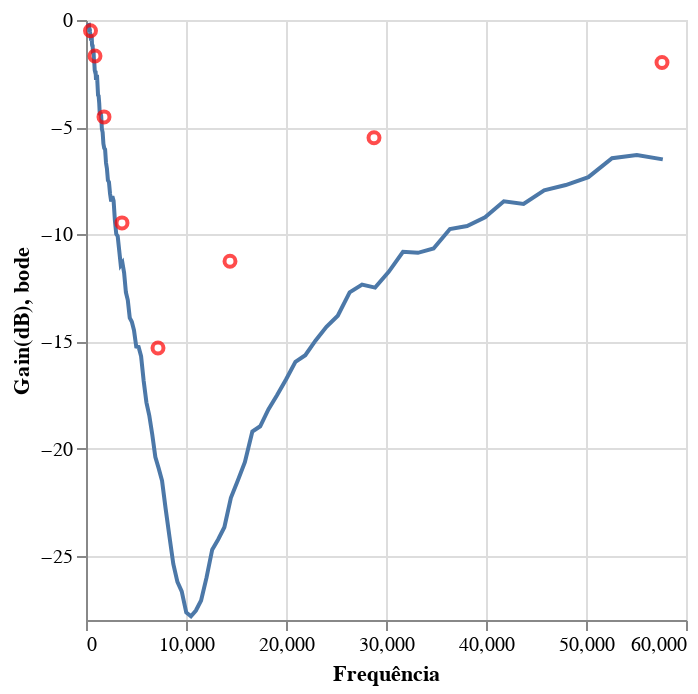
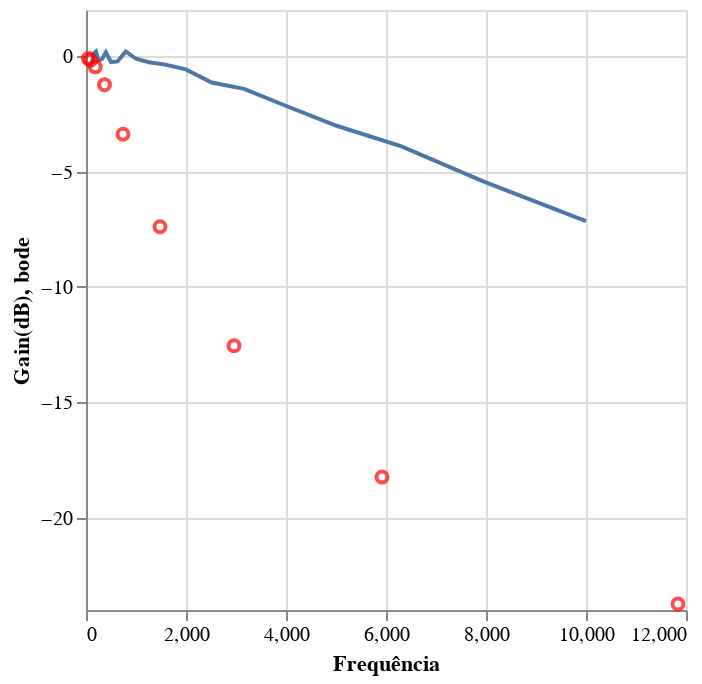
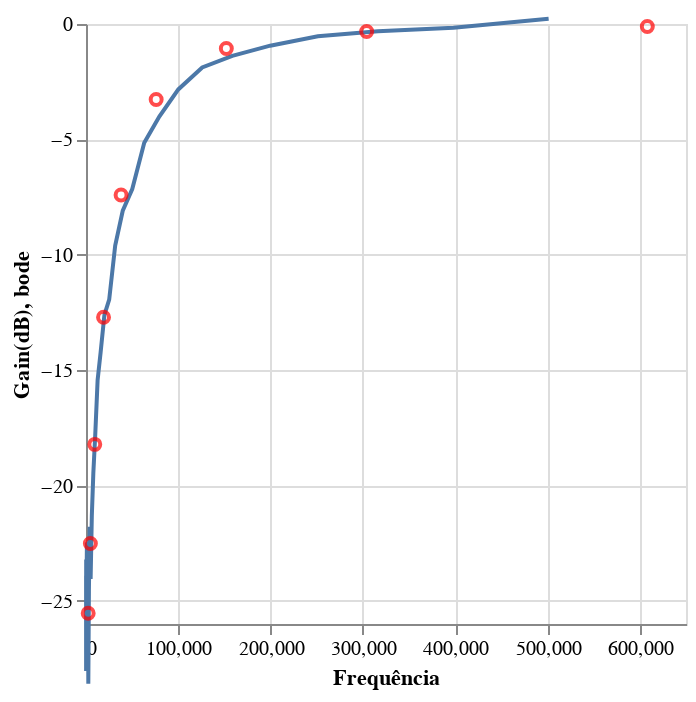

Source (notebook cell) for these figures, in order:
### Code cell
data = pd.read_csv("datas/bode rlc 20.csv")
data  = data.loc[data["Freq(Hz)"]<60000]

bode_real_rlc = alt.Chart(data).mark_line().encode(
    alt.X("Freq(Hz)", scale = alt.Scale(domain = [0,60000])),
    alt.Y("Gain(dB)")
)

data = pd.read_csv("datas/RL0.csv")
data = data.loc[data["Freq(Hz)"]<= 600000]

bode_real_rl = alt.Chart(data).mark_line().encode(
    alt.X("Freq(Hz)"),
    alt.Y("Gain(dB)",scale = alt.Scale(domain=[-25,0]))
)

data = pd.read_csv("datas/RC0.csv")
data = data.loc[data["Freq(Hz)"]<= 12000]


bode_real_rc = alt.Chart(data).mark_line().encode(
    alt.X("Freq(Hz)"),
    y = "Gain(dB)"
)

(bode_real_rlc + rlc).display()
(bode_real_rlc + rlc).save("ok.png")
(bode_real_rc + rc).display()
(bode_real_rl + rl).display()

### Figure 1 — Vega-Lite specification as saved in the notebook (floating-point values rounded to 4 significant figures)
{"config": {"view": {"continuousWidth": 300, "continuousHeight": 300}}, "layer": [{"data": {"name": "data-9cc57c3250c1b0e2e1b28c9523d51713"}, "mark": {"type": "line"}, "encoding": {"x": {"field": "Freq(Hz)", "scale": {"domain": [0, 60000]}, "type": "quantitative"}, "y": {"field": "Gain(dB)", "type": "quantitative"}}}, {"data": {"name": "data-0610f752dead378ca98c881426caabb4"}, "mark": {"type": "point", "color": "red"}, "encoding": {"x": {"field": "freq", "title": "Frequência", "type": "quantitative"}, "y": {"field": "bode", "type": "quantitative"}}}], "$schema": "https://vega.github.io/schema/vega-lite/v5.20.1.json", "datasets": {"data-9cc57c3250c1b0e2e1b28c9523d51713": [{"Freq(Hz)": 200.0, "Gain(dB)": -0.1876, "Phase": -10.06}, {"Freq(Hz)": 209.4, "Gain(dB)": -0.348, "Phase": -11.02}, {"Freq(Hz)": 219.3, "Gain(dB)": -0.3985, "Phase": -11.43}, {"Freq(Hz)": 229.6, "Gain(dB)": -0.2286, "Phase": -12.7}, {"Freq(Hz)": 240.5, "Gain(dB)": -0.257, "Phase": -12.45}, {"Freq(Hz)": 251.8, "Gain(dB)": -0.3671, "Phase": -13.83}, {"Freq(Hz)": 263.7, "Gain(dB)": -0.2945, "Phase": -16.19}, {"Freq(Hz)": 276.1, "Gain(dB)": -0.1498, "Phase": -15.92}, {"Freq(Hz)": 289.1, "Gain(dB)": -0.1646, "Phase": -15.03}, {"Freq(Hz)": 302.7, "Gain(dB)": -0.3099, "Phase": -15.56}, {"Freq(Hz)": 317.0, "Gain(dB)": -0.3537, "Phase": -17.03}, {"Freq(Hz)": 331.9, "Gain(dB)": -0.4062, "Phase": -17.06}, {"Freq(Hz)": 347.6, "Gain(dB)": -0.5721, "Phase": -17.96}, {"Freq(Hz)": 363.9, "Gain(dB)": -0.5064, "Phase": -20.54}, {"Freq(Hz)": 381.1, "Gain(dB)": -0.4028, "Phase": -20.21}, {"Freq(Hz)": 399.1, "Gain(dB)": -0.5559, "Phase": -20.0}, {"Freq(Hz)": 417.9, "Gain(dB)": -0.6221, "Phase": -21.43}, {"Freq(Hz)": 437.6, "Gain(dB)": -0.7749, "Phase": -21.57}, {"Freq(Hz)": 458.2, "Gain(dB)": -0.8377, "Phase": -24.09}, {"Freq(Hz)": 479.8, "Gain(dB)": -0.7394, "Phase": -24.62}, {"Freq(Hz)": 502.4, "Gain(dB)": -0.9696, "Phase": -26.03}, {"Freq(Hz)": 526.1, "Gain(dB)": -0.8482, "Phase": -29.1}, {"Freq(Hz)": 550.8, "Gain(dB)": -0.6847, "Phase": -28.94}, {"Freq(Hz)": 576.8, "Gain(dB)": -0.8438, "Phase": -27.11}, {"Freq(Hz)": 604.0, "Gain(dB)": -1.16, "Phase": -27.79}, {"Freq(Hz)": 632.5, "Gain(dB)": -1.226, "Phase": -30.63}, {"Freq(Hz)": 662.3, "Gain(dB)": -1.144, "Phase": -30.74}, {"Freq(Hz)": 693.5, "Gain(dB)": -1.574, "Phase": -31.9}, {"Freq(Hz)": 726.2, "Gain(dB)": -1.516, "Phase": -35.31}, {"Freq(Hz)": 760.4, "Gain(dB)": -1.513, "Phase": -34.64}, {"Freq(Hz)": 796.2, "Gain(dB)": -1.883, "Phase": -34.47}, {"Freq(Hz)": 833.7, "Gain(dB)": -2.019, "Phase": -36.89}, {"Freq(Hz)": 873.0, "Gain(dB)": -2.341, "Phase": -37.02}, {"Freq(Hz)": 914.2, "Gain(dB)": -2.422, "Phase": -40.41}, {"Freq(Hz)": 957.3, "Gain(dB)": -2.378, "Phase": -40.13}, {"Freq(Hz)": 1002.0, "Gain(dB)": -2.799, "Phase": -42.06}, {"Freq(Hz)": 1050.0, "Gain(dB)": -2.653, "Phase": -45.68}, {"Freq(Hz)": 1099.0, "Gain(dB)": -2.562, "Phase": -45.27}, {"Freq(Hz)": 1151.0, "Gain(dB)": -3.012, "Phase": -42.94}, {"Freq(Hz)": 1205.0, "Gain(dB)": -3.512, "Phase": -44.61}, {"Freq(Hz)": 1262.0, "Gain(dB)": -3.541, "Phase": -47.52}, {"Freq(Hz)": 1321.0, "Gain(dB)": -3.874, "Phase": -46.95}, {"Freq(Hz)": 1384.0, "Gain(dB)": -4.444, "Phase": -48.17}, {"Freq(Hz)": 1449.0, "Gain(dB)": -4.326, "Phase": -51.93}, {"Freq(Hz)": 1517.0, "Gain(dB)": -4.471, "Phase": -50.87}, {"Freq(Hz)": 1589.0, "Gain(dB)": -5.091, "Phase": -50.35}, {"Freq(Hz)": 1664.0, "Gain(dB)": -5.245, "Phase": -53.07}, {"Freq(Hz)": 1742.0, "Gain(dB)": -5.78, "Phase": -52.53}, {"Freq(Hz)": 1824.0, "Gain(dB)": -5.98, "Phase": -56.35}, {"Freq(Hz)": 1910.0, "Gain(dB)": -6.041, "Phase": -55.04}, {"Freq(Hz)": 2000.0, "Gain(dB)": -6.661, "Phase": -55.8}, {"Freq(Hz)": 2094.0, "Gain(dB)": -6.944, "Phase": -57.08}, {"Freq(Hz)": 2193.0, "Gain(dB)": -7.483, "Phase": -59.0}, {"Freq(Hz)": 2296.0, "Gain(dB)": -7.562, "Phase": -60.08}, {"Freq(Hz)": 2405.0, "Gain(dB)": -8.11, "Phase": -60.65}, {"Freq(Hz)": 2518.0, "Gain(dB)": -8.471, "Phase": -62.74}, {"Freq(Hz)": 2637.0, "Gain(dB)": -8.22, "Phase": -64.6}, {"Freq(Hz)": 2761.0, "Gain(dB)": -8.439, "Phase": -62.3}, {"Freq(Hz)": 2891.0, "Gain(dB)": -9.36, "Phase": -59.54}, {"Freq(Hz)": 3027.0, "Gain(dB)": -9.992, "Phase": -61.97}, {"Freq(Hz)": 3170.0, "Gain(dB)": -10.09, "Phase": -64.02}, {"Freq(Hz)": 3319.0, "Gain(dB)": -10.74, "Phase": -63.09}, {"Freq(Hz)": 3476.0, "Gain(dB)": -11.43, "Phase": -64.32}, {"Freq(Hz)": 3639.0, "Gain(dB)": -11.32, "Phase": -66.76}, {"Freq(Hz)": 3811.0, "Gain(dB)": -11.8, "Phase": -63.8}, {"Freq(Hz)": 3991.0, "Gain(dB)": -12.71, "Phase": -64.01}, {"Freq(Hz)": 4179.0, "Gain(dB)": -13.07, "Phase": -65.44}, {"Freq(Hz)": 4376.0, "Gain(dB)": -13.9, "Phase": -64.85}, {"Freq(Hz)": 4582.0, "Gain(dB)": -14.08, "Phase": -67.04}, {"Freq(Hz)": 4798.0, "Gain(dB)": -14.47, "Phase": -64.39}, {"Freq(Hz)": 5024.0, "Gain(dB)": -15.23, "Phase": -66.14}, {"Freq(Hz)": 5261.0, "Gain(dB)": -15.26, "Phase": -67.45}, {"Freq(Hz)": 5508.0, "Gain(dB)": -15.69, "Phase": -64.38}, {"Freq(Hz)": 5768.0, "Gain(dB)": -16.85, "Phase": -60.11}, {"Freq(Hz)": 6040.0, "Gain(dB)": -17.84, "Phase": -60.87}, {"Freq(Hz)": 6325.0, "Gain(dB)": -18.45, "Phase": -61.23}, {"Freq(Hz)": 6623.0, "Gain(dB)": -19.33, "Phase": -58.96}, {"Freq(Hz)": 6935.0, "Gain(dB)": -20.4, "Phase": -57.94}, {"Freq(Hz)": 7262.0, "Gain(dB)": -20.91, "Phase": -57.62}, {"Freq(Hz)": 7604.0, "Gain(dB)": -21.5, "Phase": -52.5}, {"Freq(Hz)": 7962.0, "Gain(dB)": -22.8, "Phase": -46.67}, {"Freq(Hz)": 8337.0, "Gain(dB)": -24.08, "Phase": -43.22}, {"Freq(Hz)": 8730.0, "Gain(dB)": -25.39, "Phase": -38.91}, {"Freq(Hz)": 9142.0, "Gain(dB)": -26.22, "Phase": -33.93}, {"Freq(Hz)": 9573.0, "Gain(dB)": -26.67, "Phase": -23.84}, {"Freq(Hz)": 10020.0, "Gain(dB)": -27.65, "Phase": -14.44}, {"Freq(Hz)": 10500.0, "Gain(dB)": -27.83, "Phase": 10.96}, {"Freq(Hz)": 10990.0, "Gain(dB)": -27.56, "Phase": 16.13}, {"Freq(Hz)": 11510.0, "Gain(dB)": -27.09, "Phase": 24.26}, {"Freq(Hz)": 12050.0, "Gain(dB)": -26.02, "Phase": 33.43}, {"Freq(Hz)": 12620.0, "Gain(dB)": -24.72, "Phase": 43.58}, {"Freq(Hz)": 13210.0, "Gain(dB)": -24.24, "Phase": 51.33}, {"Freq(Hz)": 13840.0, "Gain(dB)": -23.67, "Phase": 54.07}, {"Freq(Hz)": 14490.0, "Gain(dB)": -22.3, "Phase": 56.64}, {"Freq(Hz)": 15170.0, "Gain(dB)": -21.5, "Phase": 59.75}, {"Freq(Hz)": 15890.0, "Gain(dB)": -20.64, "Phase": 60.88}, {"Freq(Hz)": 16640.0, "Gain(dB)": -19.2, "Phase": 64.47}, {"Freq(Hz)": 17420.0, "Gain(dB)": -18.96, "Phase": 66.99}, {"Freq(Hz)": 18240.0, "Gain(dB)": -18.17, "Phase": 66.35}, {"Freq(Hz)": 19100.0, "Gain(dB)": -17.51, "Phase": 66.91}, {"Freq(Hz)": 20000.0, "Gain(dB)": -16.78, "Phase": 66.16}, {"Freq(Hz)": 20940.0, "Gain(dB)": -15.95, "Phase": 69.07}, {"Freq(Hz)": 21930.0, "Gain(dB)": -15.64, "Phase": 68.79}, {"Freq(Hz)": 22960.0, "Gain(dB)": -14.95, "Phase": 69.53}, {"Freq(Hz)": 24050.0, "Gain(dB)": -14.32, "Phase": 68.19}, {"Freq(Hz)": 25180.0, "Gain(dB)": -13.8, "Phase": 67.88}, {"Freq(Hz)": 26370.0, "Gain(dB)": -12.71, "Phase": 69.15}, {"Freq(Hz)": 27610.0, "Gain(dB)": -12.35, "Phase": 71.07}, {"Freq(Hz)": 28910.0, "Gain(dB)": -12.49, "Phase": 69.96}, {"Freq(Hz)": 30270.0, "Gain(dB)": -11.75, "Phase": 67.76}, {"Freq(Hz)": 31700.0, "Gain(dB)": -10.82, "Phase": 68.61}, {"Freq(Hz)": 33190.0, "Gain(dB)": -10.87, "Phase": 70.16}, {"Freq(Hz)": 34760.0, "Gain(dB)": -10.66, "Phase": 67.57}, {"Freq(Hz)": 36390.0, "Gain(dB)": -9.756, "Phase": 66.95}, {"Freq(Hz)": 38110.0, "Gain(dB)": -9.618, "Phase": 67.11}, {"Freq(Hz)": 39910.0, "Gain(dB)": -9.21, "Phase": 64.97}, {"Freq(Hz)": 41790.0, "Gain(dB)": -8.463, "Phase": 65.98}, {"Freq(Hz)": 43760.0, "Gain(dB)": -8.584, "Phase": 64.8}, {"Freq(Hz)": 45820.0, "Gain(dB)": -7.945, "Phase": 62.7}, {"Freq(Hz)": 47980.0, "Gain(dB)": -7.702, "Phase": 62.4}, {"Freq(Hz)": 50240.0, "Gain(dB)": -7.332, "Phase": 60.37}, {"Freq(Hz)": 52610.0, "Gain(dB)": -6.447, "Phase": 60.98}, {"Freq(Hz)": 55080.0, "Gain(dB)": -6.301, "Phase": 62.13}, {"Freq(Hz)": 57680.0, "Gain(dB)": -6.504, "Phase": 59.83}], "data-0610f752dead378ca98c881426caabb4": [{"freq": 450, "bode": -0.5026}, {"freq": 900, "bode": -1.676}, {"freq": 1800, "bode": -4.522}, {"freq": 3600, "bode": -9.469}, {"freq": 7200, "bode": -15.31}, {"freq": 14400, "bode": -11.26}, {"freq": 28800, "bode": -5.492}, {"freq": 57600, "bode": -1.983}]}}

### Figure 2 — Vega-Lite specification as saved in the notebook (floating-point values rounded to 4 significant figures)
{"config": {"view": {"continuousWidth": 300, "continuousHeight": 300}}, "layer": [{"data": {"name": "data-2971de37d64a1468b5e531f34b559e47"}, "mark": {"type": "line"}, "encoding": {"x": {"field": "Freq(Hz)", "type": "quantitative"}, "y": {"field": "Gain(dB)", "type": "quantitative"}}}, {"data": {"name": "data-157d51a0964e37ea1c2e175a952ed3aa"}, "mark": {"type": "point", "color": "red"}, "encoding": {"x": {"field": "freq", "title": "Frequência", "type": "quantitative"}, "y": {"field": "bode", "type": "quantitative"}}}], "$schema": "https://vega.github.io/schema/vega-lite/v5.20.1.json", "datasets": {"data-2971de37d64a1468b5e531f34b559e47": [{"Freq(Hz)": 100.0, "Gain(dB)": -0.2911, "Phase": -4.212}, {"Freq(Hz)": 125.9, "Gain(dB)": -0.2144, "Phase": 4.189}, {"Freq(Hz)": 158.5, "Gain(dB)": 0.12, "Phase": -2.964}, {"Freq(Hz)": 199.5, "Gain(dB)": 0.1972, "Phase": -1.739}, {"Freq(Hz)": 251.2, "Gain(dB)": -0.1917, "Phase": -3.557}, {"Freq(Hz)": 316.2, "Gain(dB)": -0.1335, "Phase": -6.275}, {"Freq(Hz)": 398.1, "Gain(dB)": 0.169, "Phase": -5.065}, {"Freq(Hz)": 501.2, "Gain(dB)": -0.2567, "Phase": -6.948}, {"Freq(Hz)": 631.0, "Gain(dB)": -0.2299, "Phase": -7.039}, {"Freq(Hz)": 794.3, "Gain(dB)": 0.2073, "Phase": -7.831}, {"Freq(Hz)": 1000.0, "Gain(dB)": -0.1137, "Phase": -9.439}, {"Freq(Hz)": 1259.0, "Gain(dB)": -0.2661, "Phase": -12.96}, {"Freq(Hz)": 1585.0, "Gain(dB)": -0.3671, "Phase": -15.16}, {"Freq(Hz)": 1995.0, "Gain(dB)": -0.5728, "Phase": -18.99}, {"Freq(Hz)": 2512.0, "Gain(dB)": -1.141, "Phase": -31.96}, {"Freq(Hz)": 3162.0, "Gain(dB)": -1.416, "Phase": -34.3}, {"Freq(Hz)": 3981.0, "Gain(dB)": -2.139, "Phase": -36.23}, {"Freq(Hz)": 5012.0, "Gain(dB)": -3.016, "Phase": -45.29}, {"Freq(Hz)": 6310.0, "Gain(dB)": -3.908, "Phase": -51.19}, {"Freq(Hz)": 7943.0, "Gain(dB)": -5.427, "Phase": -52.47}, {"Freq(Hz)": 10000.0, "Gain(dB)": -7.153, "Phase": -55.32}], "data-157d51a0964e37ea1c2e175a952ed3aa": [{"freq": 46.25, "bode": -0.1049}, {"freq": 92.5, "bode": -0.1755}, {"freq": 185.0, "bode": -0.4638}, {"freq": 370.0, "bode": -1.235}, {"freq": 740.0, "bode": -3.383}, {"freq": 1480.0, "bode": -7.395}, {"freq": 2960.0, "bode": -12.55}, {"freq": 5920.0, "bode": -18.24}, {"freq": 11840.0, "bode": -23.74}]}}

### Figure 3 — Vega-Lite specification as saved in the notebook (floating-point values rounded to 4 significant figures)
{"config": {"view": {"continuousWidth": 300, "continuousHeight": 300}}, "layer": [{"data": {"name": "data-e341dcfb4045712d183acdd5d44e64b2"}, "mark": {"type": "line"}, "encoding": {"x": {"field": "Freq(Hz)", "type": "quantitative"}, "y": {"field": "Gain(dB)", "scale": {"domain": [-25, 0]}, "type": "quantitative"}}}, {"data": {"name": "data-7f506096af4f63440adec757c216851f"}, "mark": {"type": "point", "color": "red"}, "encoding": {"x": {"field": "freq", "title": "Frequência", "type": "quantitative"}, "y": {"field": "bode", "type": "quantitative"}}}], "$schema": "https://vega.github.io/schema/vega-lite/v5.20.1.json", "datasets": {"data-e341dcfb4045712d183acdd5d44e64b2": [{"Freq(Hz)": 100.0, "Gain(dB)": -23.91, "Phase": -81.79}, {"Freq(Hz)": 125.9, "Gain(dB)": -28.04, "Phase": 66.24}, {"Freq(Hz)": 158.5, "Gain(dB)": -24.79, "Phase": 43.17}, {"Freq(Hz)": 199.5, "Gain(dB)": -23.2, "Phase": 33.94}, {"Freq(Hz)": 251.2, "Gain(dB)": -26.16, "Phase": -37.83}, {"Freq(Hz)": 316.2, "Gain(dB)": -26.23, "Phase": 41.8}, {"Freq(Hz)": 398.1, "Gain(dB)": -24.57, "Phase": 31.28}, {"Freq(Hz)": 501.2, "Gain(dB)": -27.35, "Phase": -37.06}, {"Freq(Hz)": 631.0, "Gain(dB)": -25.65, "Phase": 47.77}, {"Freq(Hz)": 794.3, "Gain(dB)": -23.4, "Phase": 36.29}, {"Freq(Hz)": 1000.0, "Gain(dB)": -22.46, "Phase": 33.3}, {"Freq(Hz)": 1259.0, "Gain(dB)": -23.46, "Phase": 42.98}, {"Freq(Hz)": 1585.0, "Gain(dB)": -22.84, "Phase": 34.92}, {"Freq(Hz)": 1995.0, "Gain(dB)": -22.45, "Phase": 32.11}, {"Freq(Hz)": 2512.0, "Gain(dB)": -28.59, "Phase": -31.14}, {"Freq(Hz)": 3162.0, "Gain(dB)": -24.56, "Phase": 50.83}, {"Freq(Hz)": 3981.0, "Gain(dB)": -21.79, "Phase": 46.78}, {"Freq(Hz)": 5012.0, "Gain(dB)": -24.05, "Phase": 49.14}, {"Freq(Hz)": 6310.0, "Gain(dB)": -21.32, "Phase": 58.7}, {"Freq(Hz)": 7943.0, "Gain(dB)": -19.46, "Phase": 57.01}, {"Freq(Hz)": 10000.0, "Gain(dB)": -17.82, "Phase": 59.12}, {"Freq(Hz)": 12590.0, "Gain(dB)": -15.43, "Phase": 66.73}, {"Freq(Hz)": 15850.0, "Gain(dB)": -14.22, "Phase": 62.73}, {"Freq(Hz)": 19950.0, "Gain(dB)": -12.6, "Phase": 62.28}, {"Freq(Hz)": 25120.0, "Gain(dB)": -11.94, "Phase": 64.03}, {"Freq(Hz)": 31620.0, "Gain(dB)": -9.605, "Phase": 67.21}, {"Freq(Hz)": 39810.0, "Gain(dB)": -8.092, "Phase": 64.04}, {"Freq(Hz)": 50120.0, "Gain(dB)": -7.151, "Phase": 58.75}, {"Freq(Hz)": 63100.0, "Gain(dB)": -5.151, "Phase": 57.45}, {"Freq(Hz)": 79430.0, "Gain(dB)": -4.013, "Phase": 50.06}, {"Freq(Hz)": 100000.0, "Gain(dB)": -2.834, "Phase": 43.03}, {"Freq(Hz)": 125900.0, "Gain(dB)": -1.883, "Phase": 39.6}, {"Freq(Hz)": 158500.0, "Gain(dB)": -1.377, "Phase": 31.24}, {"Freq(Hz)": 199500.0, "Gain(dB)": -0.9397, "Phase": 23.96}, {"Freq(Hz)": 251200.0, "Gain(dB)": -0.5315, "Phase": 19.24}, {"Freq(Hz)": 316200.0, "Gain(dB)": -0.3129, "Phase": 14.87}, {"Freq(Hz)": 398100.0, "Gain(dB)": -0.1659, "Phase": 10.58}, {"Freq(Hz)": 501200.0, "Gain(dB)": 0.2284, "Phase": 6.492}], "data-7f506096af4f63440adec757c216851f": [{"freq": 2375.0, "bode": -25.54}, {"freq": 4751.0, "bode": -22.51}, {"freq": 9502.0, "bode": -18.22}, {"freq": 19000.0, "bode": -12.71}, {"freq": 38010.0, "bode": -7.41}, {"freq": 76010.0, "bode": -3.268}, {"freq": 152000.0, "bode": -1.059}, {"freq": 304000.0, "bode": -0.3224}, {"freq": 608100.0, "bode": -0.1066}]}}
